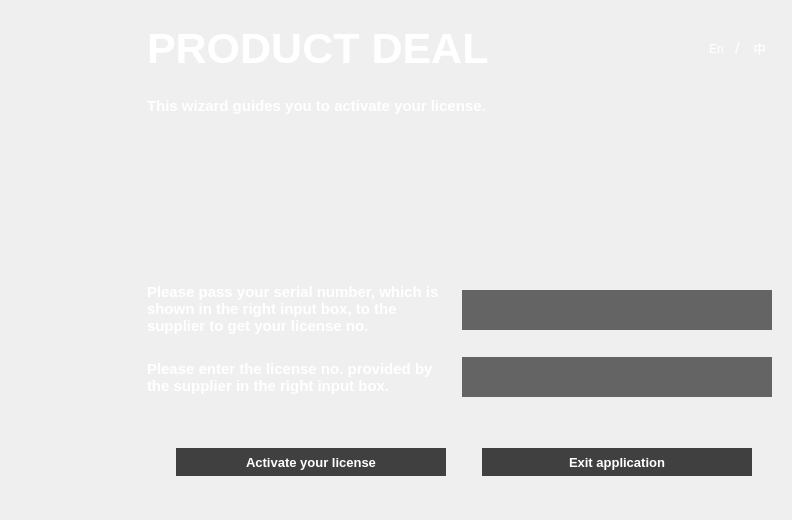
<?xml version="1.0" encoding="UTF-8"?>
<ui version="4.0">
 <class>Dialog</class>
 <widget class="QDialog" name="Dialog">
  <property name="geometry">
   <rect>
    <x>0</x>
    <y>0</y>
    <width>792</width>
    <height>520</height>
   </rect>
  </property>
  <property name="minimumSize">
   <size>
    <width>0</width>
    <height>0</height>
   </size>
  </property>
  <property name="font">
   <font>
    <family>Arial</family>
    <pointsize>15</pointsize>
    <weight>50</weight>
    <bold>false</bold>
    <stylestrategy>PreferAntialias</stylestrategy>
   </font>
  </property>
  <property name="focusPolicy">
   <enum>Qt::TabFocus</enum>
  </property>
  <property name="windowTitle">
   <string>Login</string>
  </property>
  <property name="autoFillBackground">
   <bool>false</bool>
  </property>
  <property name="styleSheet">
   <string notr="true">QGroupBox{border:none}

QPushButton#pushButton{
color:#ffffff;
background:rgb(64,64,64);
border:0px solid rgba(0,0,0,0);
}
QPushButton:hover#pushButton { 
background-color:#ff8c00;
} 
QPushButton:hover:pressed#pushButton{background:rgb(64,64,64);
}
QPushButton#pushButton_2{
color:#ffffff;
background:rgb(64,64,64);
border:0px solid rgba(0,0,0,0);
}
QPushButton:hover#pushButton_2 { 
background-color:#ff8c00;
} 
QPushButton:hover:pressed#pushButton_2{background:rgb(64,64,64);
}

QLineEdit{
background:#646464;border:0px;color:#ffffff
}

QLabel{
color:#ffffff;
}

QPushButton#btnset{
color:#ffffff;
background:rgb(64,64,64);
border:0px solid rgba(0,0,0,0);
}
QPushButton:hover#btnset { 
background-color:#ff8c00;
} 
QPushButton:hover:pressed#btnset{background::#ff8c00;
}


QPushButton#pushButton_en{
color:#ffffff;
background:transparent;
border:0px solid rgba(0,0,0,0);
}
QPushButton#pushButton_zh{
color:#ffffff;
background:transparent;
border:0px solid rgba(0,0,0,0);
}
QPushButton:hover:pressed#pushButton_en{background:#ff8c00;
}
QPushButton:hover:pressed#pushButton_zh{background:#ff8c00;
}</string>
  </property>
  <layout class="QGridLayout" name="gridLayout_3">
   <item row="1" column="0">
    <spacer name="verticalSpacer_12">
     <property name="orientation">
      <enum>Qt::Vertical</enum>
     </property>
     <property name="sizeHint" stdset="0">
      <size>
       <width>20</width>
       <height>10</height>
      </size>
     </property>
    </spacer>
   </item>
   <item row="0" column="0">
    <layout class="QGridLayout" name="gridLayout_2">
     <item row="0" column="0">
      <widget class="QGroupBox" name="groupBox_2">
       <property name="minimumSize">
        <size>
         <width>130</width>
         <height>0</height>
        </size>
       </property>
       <property name="maximumSize">
        <size>
         <width>130</width>
         <height>16777215</height>
        </size>
       </property>
       <property name="title">
        <string/>
       </property>
      </widget>
     </item>
     <item row="0" column="1">
      <layout class="QGridLayout" name="gridLayout">
       <item row="0" column="1">
        <spacer name="verticalSpacer_7">
         <property name="orientation">
          <enum>Qt::Vertical</enum>
         </property>
         <property name="sizeHint" stdset="0">
          <size>
           <width>20</width>
           <height>13</height>
          </size>
         </property>
        </spacer>
       </item>
       <item row="1" column="0">
        <widget class="QLabel" name="label">
         <property name="font">
          <font>
           <pointsize>32</pointsize>
           <weight>75</weight>
           <bold>true</bold>
          </font>
         </property>
         <property name="text">
          <string>PRODUCT DEAL</string>
         </property>
        </widget>
       </item>
       <item row="2" column="1">
        <spacer name="verticalSpacer_4">
         <property name="orientation">
          <enum>Qt::Vertical</enum>
         </property>
         <property name="sizeHint" stdset="0">
          <size>
           <width>20</width>
           <height>18</height>
          </size>
         </property>
        </spacer>
       </item>
       <item row="3" column="0" colspan="2">
        <widget class="QLabel" name="label_2">
         <property name="font">
          <font>
           <family>Arial</family>
           <pointsize>11</pointsize>
           <weight>75</weight>
           <bold>true</bold>
          </font>
         </property>
         <property name="text">
          <string>This wizard guides you to activate your license.</string>
         </property>
        </widget>
       </item>
       <item row="4" column="1">
        <spacer name="verticalSpacer_6">
         <property name="orientation">
          <enum>Qt::Vertical</enum>
         </property>
         <property name="sizeHint" stdset="0">
          <size>
           <width>20</width>
           <height>18</height>
          </size>
         </property>
        </spacer>
       </item>
       <item row="5" column="0" colspan="2">
        <widget class="QGroupBox" name="groupBox">
         <property name="minimumSize">
          <size>
           <width>0</width>
           <height>70</height>
          </size>
         </property>
         <property name="title">
          <string/>
         </property>
        </widget>
       </item>
       <item row="6" column="1">
        <spacer name="verticalSpacer_5">
         <property name="orientation">
          <enum>Qt::Vertical</enum>
         </property>
         <property name="sizeHint" stdset="0">
          <size>
           <width>20</width>
           <height>55</height>
          </size>
         </property>
        </spacer>
       </item>
       <item row="7" column="0" colspan="2">
        <layout class="QHBoxLayout" name="horizontalLayout_2">
         <item>
          <layout class="QVBoxLayout" name="verticalLayout">
           <item>
            <spacer name="verticalSpacer_9">
             <property name="orientation">
              <enum>Qt::Vertical</enum>
             </property>
             <property name="sizeHint" stdset="0">
              <size>
               <width>17</width>
               <height>13</height>
              </size>
             </property>
            </spacer>
           </item>
           <item>
            <widget class="QLabel" name="label_3">
             <property name="minimumSize">
              <size>
               <width>300</width>
               <height>40</height>
              </size>
             </property>
             <property name="maximumSize">
              <size>
               <width>300</width>
               <height>16777215</height>
              </size>
             </property>
             <property name="font">
              <font>
               <family>Arial</family>
               <pointsize>11</pointsize>
               <weight>75</weight>
               <bold>true</bold>
              </font>
             </property>
             <property name="autoFillBackground">
              <bool>false</bool>
             </property>
             <property name="text">
              <string>Please pass your serial number, which is shown in the right input box, to the supplier to get your license no.</string>
             </property>
             <property name="scaledContents">
              <bool>false</bool>
             </property>
             <property name="alignment">
              <set>Qt::AlignLeading|Qt::AlignLeft|Qt::AlignVCenter</set>
             </property>
             <property name="wordWrap">
              <bool>true</bool>
             </property>
            </widget>
           </item>
           <item>
            <spacer name="verticalSpacer">
             <property name="orientation">
              <enum>Qt::Vertical</enum>
             </property>
             <property name="sizeHint" stdset="0">
              <size>
               <width>17</width>
               <height>16</height>
              </size>
             </property>
            </spacer>
           </item>
           <item>
            <widget class="QLabel" name="label_4">
             <property name="minimumSize">
              <size>
               <width>300</width>
               <height>40</height>
              </size>
             </property>
             <property name="font">
              <font>
               <family>Arial</family>
               <pointsize>11</pointsize>
               <weight>75</weight>
               <bold>true</bold>
              </font>
             </property>
             <property name="text">
              <string>Please enter the license no. provided by the supplier in the right input box.</string>
             </property>
             <property name="wordWrap">
              <bool>true</bool>
             </property>
            </widget>
           </item>
           <item>
            <spacer name="verticalSpacer_11">
             <property name="orientation">
              <enum>Qt::Vertical</enum>
             </property>
             <property name="sizeHint" stdset="0">
              <size>
               <width>17</width>
               <height>20</height>
              </size>
             </property>
            </spacer>
           </item>
          </layout>
         </item>
         <item>
          <spacer name="horizontalSpacer">
           <property name="orientation">
            <enum>Qt::Horizontal</enum>
           </property>
           <property name="sizeHint" stdset="0">
            <size>
             <width>13</width>
             <height>17</height>
            </size>
           </property>
          </spacer>
         </item>
         <item>
          <layout class="QVBoxLayout" name="verticalLayout_2">
           <item>
            <spacer name="verticalSpacer_10">
             <property name="orientation">
              <enum>Qt::Vertical</enum>
             </property>
             <property name="sizeHint" stdset="0">
              <size>
               <width>20</width>
               <height>13</height>
              </size>
             </property>
            </spacer>
           </item>
           <item>
            <widget class="QLineEdit" name="lineEdit">
             <property name="minimumSize">
              <size>
               <width>310</width>
               <height>40</height>
              </size>
             </property>
             <property name="font">
              <font>
               <family>Arial</family>
               <pointsize>13</pointsize>
               <weight>75</weight>
               <bold>true</bold>
              </font>
             </property>
             <property name="text">
              <string/>
             </property>
            </widget>
           </item>
           <item>
            <spacer name="verticalSpacer_2">
             <property name="orientation">
              <enum>Qt::Vertical</enum>
             </property>
             <property name="sizeHint" stdset="0">
              <size>
               <width>20</width>
               <height>16</height>
              </size>
             </property>
            </spacer>
           </item>
           <item>
            <widget class="QLineEdit" name="lineEdit_2">
             <property name="minimumSize">
              <size>
               <width>310</width>
               <height>40</height>
              </size>
             </property>
             <property name="font">
              <font>
               <family>Arial</family>
               <pointsize>13</pointsize>
               <weight>75</weight>
               <bold>true</bold>
              </font>
             </property>
            </widget>
           </item>
           <item>
            <spacer name="verticalSpacer_8">
             <property name="orientation">
              <enum>Qt::Vertical</enum>
             </property>
             <property name="sizeHint" stdset="0">
              <size>
               <width>20</width>
               <height>20</height>
              </size>
             </property>
            </spacer>
           </item>
          </layout>
         </item>
         <item>
          <spacer name="horizontalSpacer_5">
           <property name="orientation">
            <enum>Qt::Horizontal</enum>
           </property>
           <property name="sizeHint" stdset="0">
            <size>
             <width>13</width>
             <height>17</height>
            </size>
           </property>
          </spacer>
         </item>
        </layout>
       </item>
       <item row="8" column="1">
        <spacer name="verticalSpacer_3">
         <property name="orientation">
          <enum>Qt::Vertical</enum>
         </property>
         <property name="sizeHint" stdset="0">
          <size>
           <width>20</width>
           <height>25</height>
          </size>
         </property>
        </spacer>
       </item>
       <item row="9" column="0" colspan="2">
        <layout class="QHBoxLayout" name="horizontalLayout">
         <item>
          <spacer name="horizontalSpacer_3">
           <property name="orientation">
            <enum>Qt::Horizontal</enum>
           </property>
           <property name="sizeHint" stdset="0">
            <size>
             <width>17</width>
             <height>20</height>
            </size>
           </property>
          </spacer>
         </item>
         <item>
          <widget class="QPushButton" name="pushButton">
           <property name="minimumSize">
            <size>
             <width>270</width>
             <height>28</height>
            </size>
           </property>
           <property name="font">
            <font>
             <family>Arial</family>
             <pointsize>10</pointsize>
             <weight>75</weight>
             <bold>true</bold>
            </font>
           </property>
           <property name="text">
            <string>Activate your license</string>
           </property>
          </widget>
         </item>
         <item>
          <spacer name="horizontalSpacer_2">
           <property name="orientation">
            <enum>Qt::Horizontal</enum>
           </property>
           <property name="sizeHint" stdset="0">
            <size>
             <width>17</width>
             <height>20</height>
            </size>
           </property>
          </spacer>
         </item>
         <item>
          <widget class="QPushButton" name="pushButton_2">
           <property name="minimumSize">
            <size>
             <width>270</width>
             <height>28</height>
            </size>
           </property>
           <property name="font">
            <font>
             <family>Arial</family>
             <pointsize>10</pointsize>
             <weight>75</weight>
             <bold>true</bold>
            </font>
           </property>
           <property name="text">
            <string>Exit application</string>
           </property>
          </widget>
         </item>
         <item>
          <spacer name="horizontalSpacer_4">
           <property name="orientation">
            <enum>Qt::Horizontal</enum>
           </property>
           <property name="sizeHint" stdset="0">
            <size>
             <width>17</width>
             <height>20</height>
            </size>
           </property>
          </spacer>
         </item>
        </layout>
       </item>
       <item row="1" column="1">
        <widget class="QGroupBox" name="groupBox_3">
         <property name="title">
          <string/>
         </property>
         <layout class="QHBoxLayout" name="horizontalLayout_3">
          <item>
           <spacer name="horizontalSpacer_7">
            <property name="orientation">
             <enum>Qt::Horizontal</enum>
            </property>
            <property name="sizeHint" stdset="0">
             <size>
              <width>10</width>
              <height>20</height>
             </size>
            </property>
           </spacer>
          </item>
          <item>
           <widget class="QPushButton" name="pushButton_en">
            <property name="minimumSize">
             <size>
              <width>25</width>
              <height>25</height>
             </size>
            </property>
            <property name="text">
             <string>En</string>
            </property>
           </widget>
          </item>
          <item>
           <widget class="QLabel" name="label_5">
            <property name="font">
             <font>
              <pointsize>12</pointsize>
              <weight>50</weight>
              <bold>false</bold>
             </font>
            </property>
            <property name="text">
             <string>/</string>
            </property>
           </widget>
          </item>
          <item>
           <widget class="QPushButton" name="pushButton_zh">
            <property name="minimumSize">
             <size>
              <width>25</width>
              <height>25</height>
             </size>
            </property>
            <property name="text">
             <string>中</string>
            </property>
           </widget>
          </item>
         </layout>
        </widget>
       </item>
      </layout>
     </item>
    </layout>
   </item>
  </layout>
 </widget>
 <resources/>
 <connections/>
</ui>
